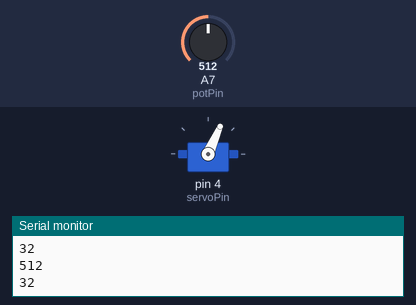
A program run on a simulated Arduino Uno, built with avr-gcc and run on an emulated ATmega328P. Parts: servo, the last lines printed to the serial monitor. Inputs (shaded band) come from the test bench; at power-on: A7 (potPin) = 512.

Above: at 21.1 s.
21.2 s: A7 (potPin) set to 716
At 21.71 s:
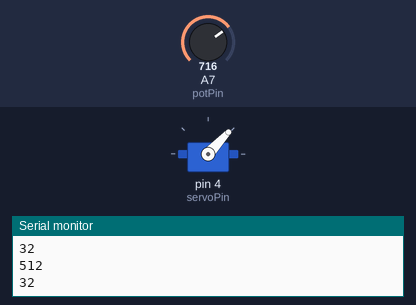
29.9 s: A7 (potPin) set to 1023
At 30.43 s:
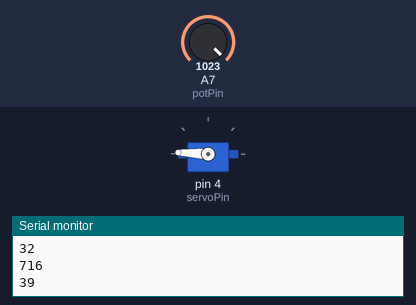
Timing chart, 0 to 44.6 s (numbered marks = the images above; inputs shaded):
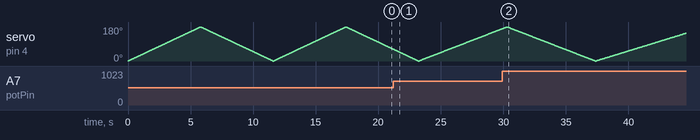

The program:

main.cpp
```cpp
/*

 ARMBOT v1.0 - 2020

 Controlling a Robot arm position using :
 - 6 Servo,
 - 1 potentiometer,
 - 3 analog joytick
 by nj1337 <https://github.com/nicolajean>
*/

#include <Arduino.h>
#include <Servo.h>

// Variables
const int VRx = A0;
const int VRy = A1;
const int SW  = 10;
int calX, calY, rawX, rawY, rawSW;
int servoPin = 4;

Servo myservo;
int pos = 0;             // variable permettant de conserver la position du servo
int angle_initial = 0;   //angle initial
int angle_final = 180;   //angle final
int increment = 1;       //incrément entre chaque position
bool angle_actuel = false;//Envoi sur le port série la position courante du servomoteur

// Variables potentiometre
int potPin = A7;
int potVal;

void setup() {
    // Calibration des axes
    //calX = analogRead(VRx);
    //calY = analogRead(VRy);
    // Servo
    myservo.attach(servoPin);
    // potentionmetre
    pinMode(potPin, INPUT);

    // Serial
    Serial.begin(9600);
}

void loop() {

  /*

  // Mesure des valeurs en X et YnrawX = analogRead(VRx)- calX;
  rawX = analogRead(VRx)- calX;
  rawY = analogRead(VRy)- calY;
  rawSW = digitalRead(SW);
  // Affichage des valeurs lues
  Serial.println("--- Nouvelles lectures --- ");
  Serial.print("Valeur X : ");  Serial.println((int)(rawX));
  Serial.print("Valeur y : ");  Serial.println((int)(rawY));
  Serial.print("Switch : ");
  if(rawSW == HIGH) {
    Serial.println("ON");
  } else {
    Serial.println("OFF");
  }
  delay(500);// Temps de pause entre lecture
  */

potVal = analogRead(potPin);
Serial.println(potVal);
int delayServo = map(potVal, 0, 1024, 15, 50);
Serial.println(delayServo);

for (pos = angle_initial; pos <= angle_final; pos += increment) {   // Déplace le servo de 0 à 180 degréespar pas de 1 degrée
    myservo.write(pos);                                             // Demande au servo de se déplacer à cette position angulaire
    delay(delayServo);                                                      // Attend 30ms entre chaque changement de position
    //Serial.println(myservo.read());
}
for (pos = angle_final; pos >= angle_initial; pos -= increment) { // Fait le chemin inverse
  myservo.write(pos);
  delay(delayServo);
  //Serial.println(myservo.read());
}


}
```
